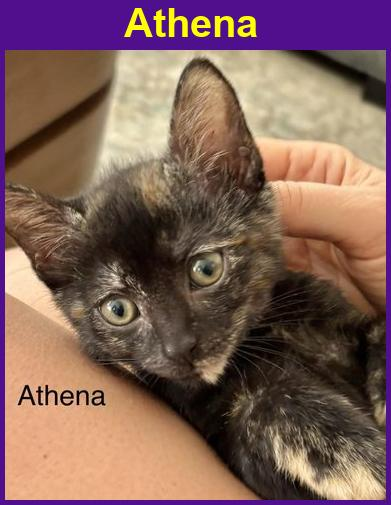
#> input picture pfMedia/Athena.jpg, 391 x 505 px; its folder holds only this picture in this run
$ python contact_sheet.py
#> lines starting #> are read from the running program, lines starting #| are printed output that depends on the picture
import glob
import math
import os
from PIL import Image, ImageDraw, ImageFont
import datetime as dt


def filter_thumbs(file_list, substring):
    """    Filters out files from the list that do not contain the given substring.
    :param file_list: List of file names (strings)
    :param substring: The substring to check for
    :return: A list of file names that contain the substring"""

    return [file for file in file_list if substring not in file]

def make_contact_sheet(fnames,ncols,nrows,photo,margins, padding):
    """
    Make a contact sheet from a group of filenames:
    Preparation to post on social media

    fnames       A list of names of the image files

    ncols        Number of columns in the contact sheet
    nrows        Number of rows in the contact sheet
    photow       The width of the photo thumbs in pixels
    photoh       The height of the photo thumbs in pixels

    marl         The left margin in pixels
    mart         The top margin in pixels
    marr         The right margin in pixels
    marl         The left margin in pixels

    padding      The padding between images in pixels

    returns a PIL image object.
    """
#> called with ncols = 6, nrows = 3, photo = (165, 180), padding = 1
    photow = photo[0]
    photoh = photo[1]

    # Read in all images and resize appropriately
    imgs = [Image.open(fn).resize((photow,photoh)) for fn in fnames]
#> imgs = 1 item

    # Calculate the size of the output image, based on the
    #  photo thumb sizes, margins, and padding
    marw = margins[0]+margins[2]
    marh = margins[1]+margins[3]

    padw = (ncols-1)*padding
    padh = (nrows-1)*padding
    isize = (ncols*photow+marw+padw,nrows*photoh+marh+padh)

    # Create the new image. The background doesn't have to be white
    white = (255,255,255)
    inew = Image.new('RGB',isize,white)
#> inew: PIL image 1005x552 RGB; every value is 255

    # Insert each thumb:
    for irow in range(nrows):
        for icol in range(ncols):
            left = margins[0] + icol*(photow+padding)
            right = left + photow
            upper = margins[1] + irow*(photoh+padding)
            lower = upper + photoh
            bbox = (left,upper,right,lower)
            try:
                img = imgs.pop(0)
            except:
                break
            inew.paste(img,bbox)
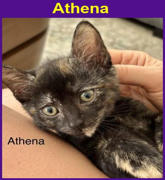
#> img: PIL image 165x180 RGB; mean R, G, B 127.9, 96.7, 89.2
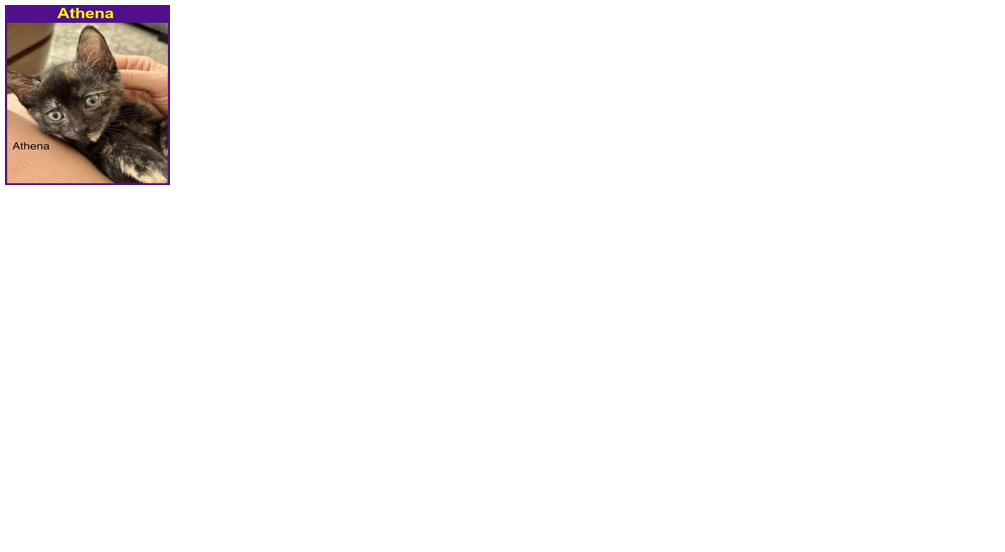
#> inew: PIL image 1005x552 RGB; mean R, G, B 248.2, 246.5, 246.1
    return inew

def save_contact_sheet(n_images):
    """Creates Contact Sheet and save image to archives"""

    # all_files = glob.glob("/thumbs/*.jpg")
    # substr = '_T'

    # files = filter_thumbs(all_files,substr)

    files = glob.glob("./pfMedia/*.jpg")

    d0 = dt.date.today().isoformat()
    csheet = 'contact_sheet_' + d0 + '.png'

    ncols = 6
    nrows = math.ceil(n_images/ncols)

    # Don't bother reading in files we aren't going to use
    if len(files) > ncols*nrows: files = files[:ncols*nrows]

    # These are all in terms of pixels roughly the same aspect ratio as prep'd images:
    photow,photoh = 165,180
    photo = (photow,photoh)

    margins = [5,5,5,5]

    padding = 1

    inew = make_contact_sheet(files,ncols,nrows,photo,margins,padding)
    inew.save(csheet)

    # use
if __name__ == '__main__':  # This will run if the file is run directly
    save_contact_sheet(14)

$ run again, on pfMedia/Lydia.jpg
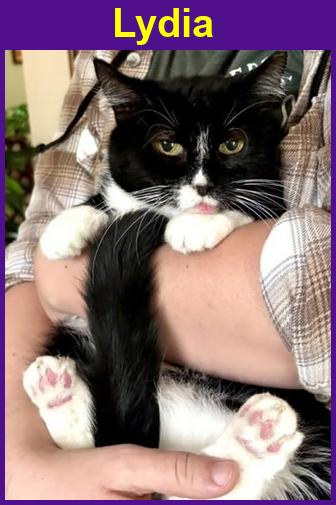
#> input picture pfMedia/Lydia.jpg, 336 x 505 px
#> imgs = 1 item
#> after the loop in make_contact_sheet, `for irow in range(nrows):`:
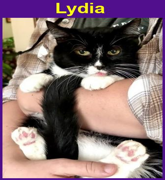
#> img: PIL image 165x180 RGB; mean R, G, B 135.5, 112.5, 116.5
#> after the loop in make_contact_sheet, `for irow in range(nrows):`:
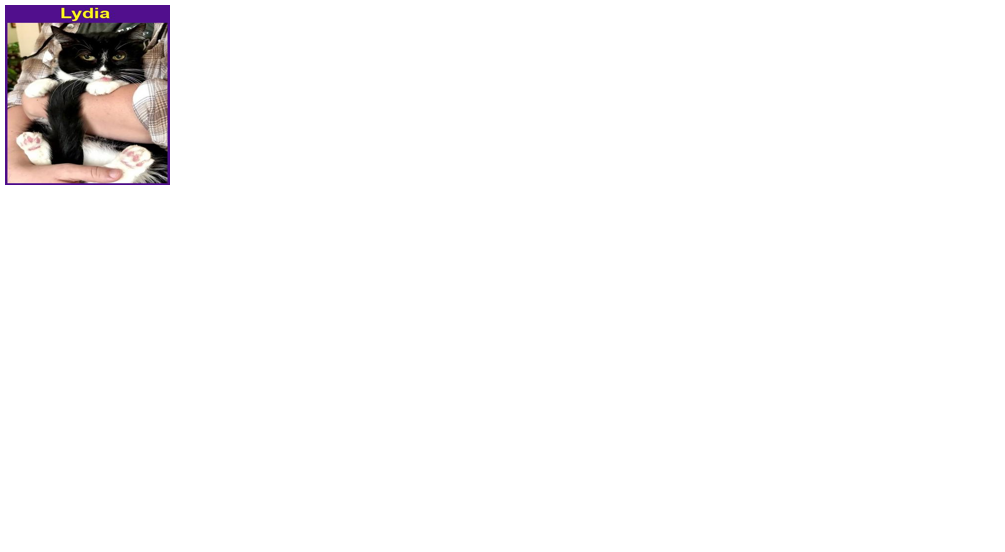
#> inew: PIL image 1005x552 RGB; mean R, G, B 248.6, 247.4, 247.6

$ run again, on pfMedia/Matilda.jpg
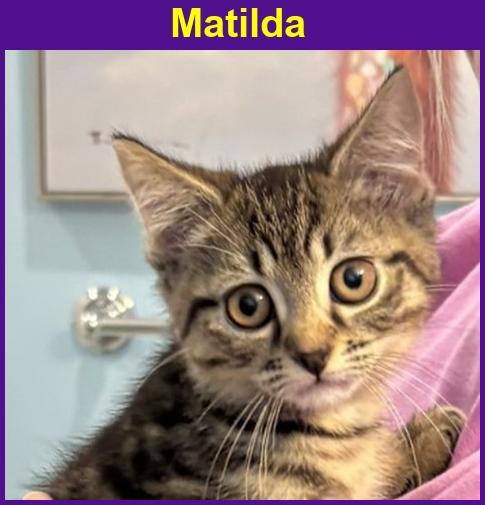
#> input picture pfMedia/Matilda.jpg, 485 x 505 px
#> imgs = 1 item
#> after the loop in make_contact_sheet, `for irow in range(nrows):`:
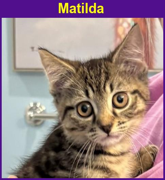
#> img: PIL image 165x180 RGB; mean R, G, B 155.2, 131.5, 133.1
#> after the loop in make_contact_sheet, `for irow in range(nrows):`:
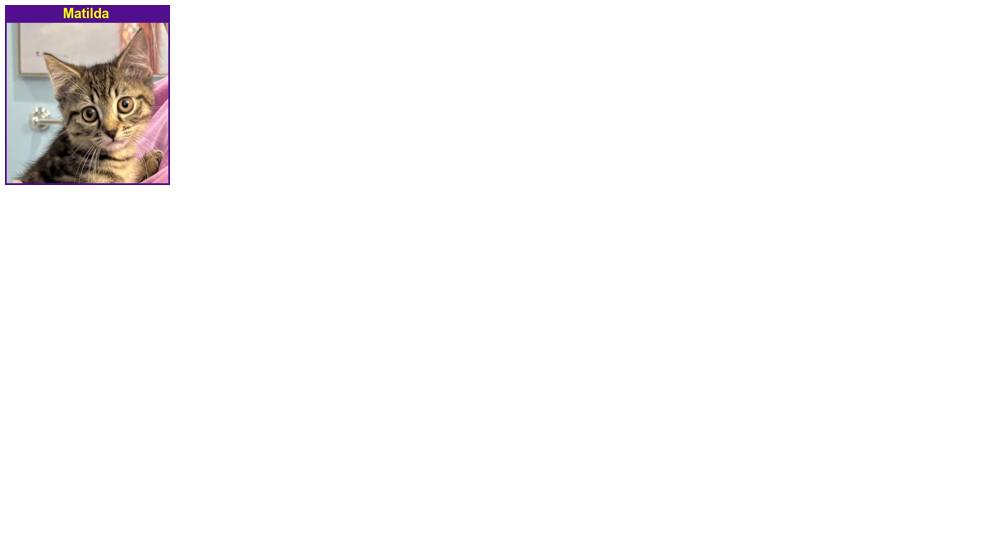
#> inew: PIL image 1005x552 RGB; mean R, G, B 249.7, 248.4, 248.5

$ run again, on pfMedia/Mikey.jpg
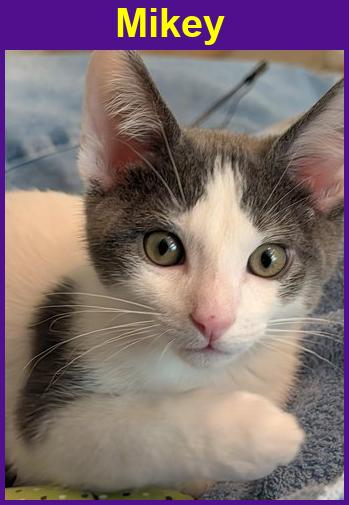
#> input picture pfMedia/Mikey.jpg, 349 x 505 px
#> imgs = 1 item
#> after the loop in make_contact_sheet, `for irow in range(nrows):`:
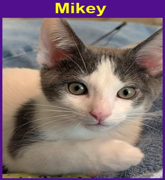
#> img: PIL image 165x180 RGB; mean R, G, B 129.6, 110.5, 114.2
#> after the loop in make_contact_sheet, `for irow in range(nrows):`:
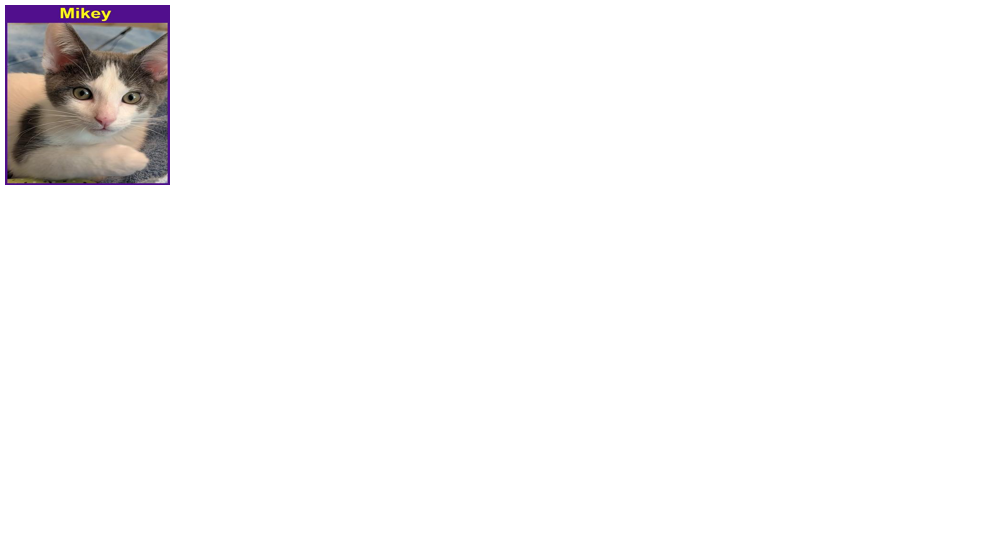
#> inew: PIL image 1005x552 RGB; mean R, G, B 248.3, 247.3, 247.5

$ run again, on pfMedia/Bumper.jpg
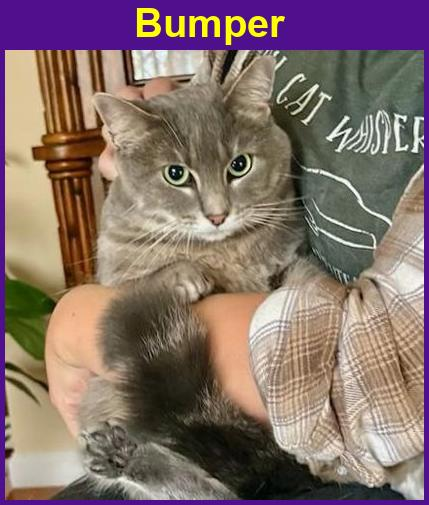
#> input picture pfMedia/Bumper.jpg, 429 x 505 px
#> imgs = 1 item
#> after the loop in make_contact_sheet, `for irow in range(nrows):`:
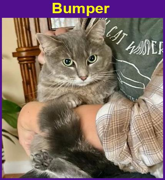
#> img: PIL image 165x180 RGB; mean R, G, B 132.8, 112.6, 106.7
#> after the loop in make_contact_sheet, `for irow in range(nrows):`:
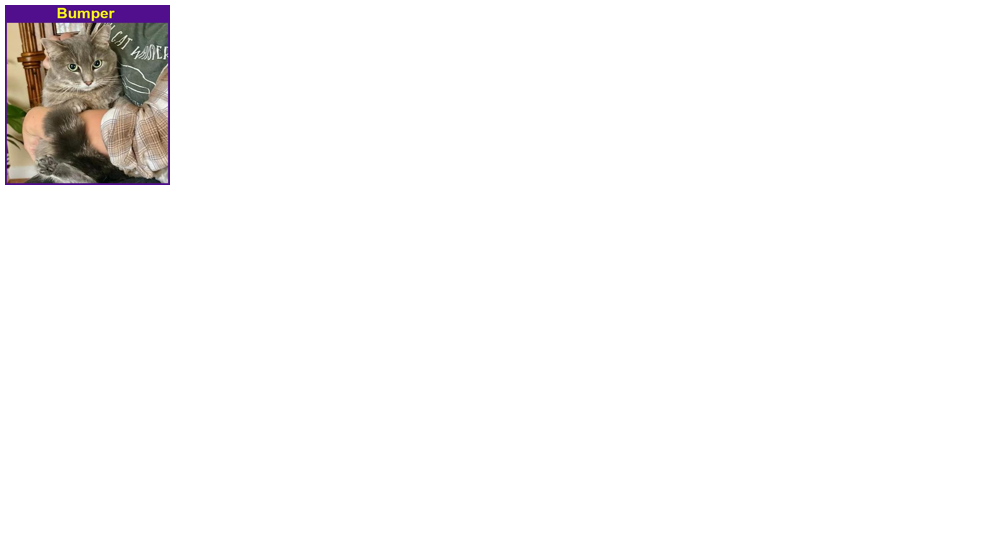
#> inew: PIL image 1005x552 RGB; mean R, G, B 248.5, 247.4, 247.1
